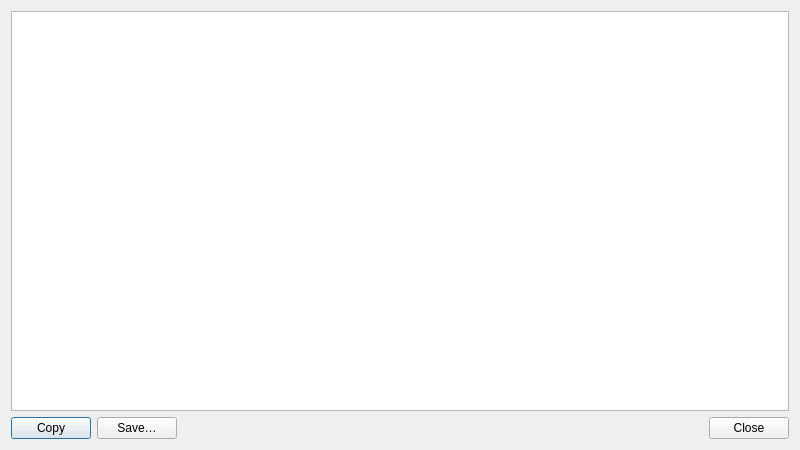
<?xml version="1.0" encoding="UTF-8"?>
<ui version="4.0">
 <class>LogDialog</class>
 <widget class="QDialog" name="LogDialog">
  <property name="windowTitle">
   <string>Activity log</string>
  </property>
  <property name="geometry">
   <rect>
    <x>0</x>
    <y>0</y>
    <width>800</width>
    <height>450</height>
   </rect>
  </property>
  <layout class="QVBoxLayout" name="layout" stretch="1,0">
   <item>
    <widget class="QPlainTextEdit" name="view">
     <property name="readOnly">
      <bool>true</bool>
     </property>
    </widget>
   </item>
   <item>
    <layout class="QHBoxLayout" name="actions">
     <item>
      <widget class="QPushButton" name="copy">
       <property name="text">
        <string>Copy</string>
       </property>
      </widget>
     </item>
     <item>
      <widget class="QPushButton" name="save">
       <property name="text">
        <string>Save…</string>
       </property>
      </widget>
     </item>
     <item>
      <spacer name="actionsSpace">
       <property name="orientation">
        <enum>Qt::Horizontal</enum>
       </property>
       <property name="sizeHint">
        <size>
         <width>20</width>
         <height>20</height>
        </size>
       </property>
      </spacer>
     </item>
     <item>
      <widget class="QPushButton" name="close">
       <property name="text">
        <string>Close</string>
       </property>
      </widget>
     </item>
    </layout>
   </item>
  </layout>
 </widget>
 <resources />
 <connections />
</ui>
